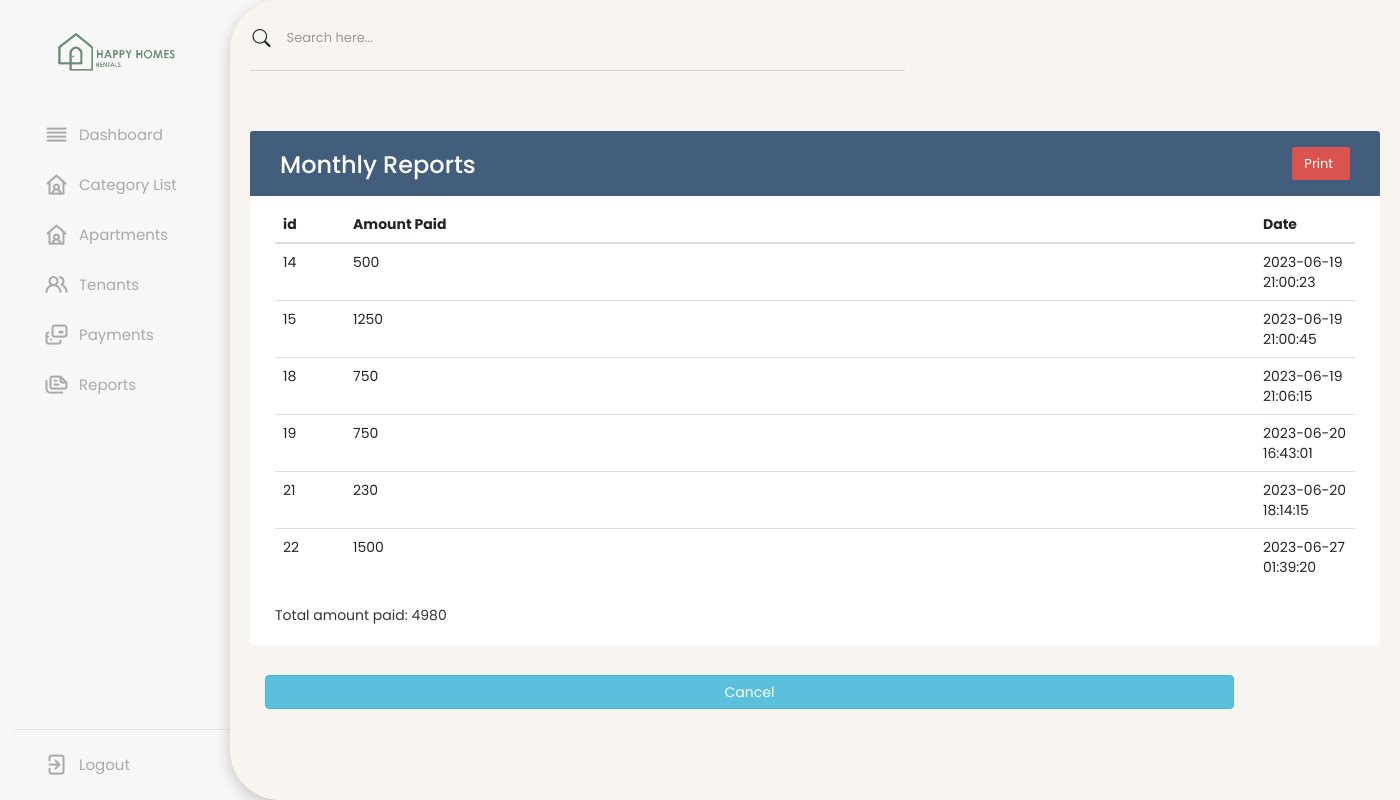
The app's page /month_report.php with its own data.
### tables this page shows
CREATE TABLE `payments` (
  `id` int(30) NOT NULL,
  `tenant_id` int(30) NOT NULL,
  `paid` float NOT NULL,
  `invoice` varchar(50) NOT NULL,
  `date_created` datetime NOT NULL DEFAULT current_timestamp()
);

### month_report.php (the view, shortened to what this page needs)
<!DOCTYPE html>
<html lang="en">
<head>
    <?php include 'extras/header.php'; ?>
</head>
<body>
    <?php include 'extras/nav.php'; ?>
    <section class="dashboard">
        <div class="row justify-content-start align-items-center mb-4">
            <div class="col-auto">
                <div class="input-group search-container">
                    <div class="input-group-prepend">
                        <span class="input-group-text bg-transparent border-0">
                            <i class="bi bi-search text-dark"></i>
                        </span>
                    </div>
                    <input type="text" class="form-control rounded-pill search-input" placeholder="Search here..." aria-label="Search">
                </div>
            </div>
        </div>
        <hr class="separator">
        <?php include "Stored_Data/Get_List/get_payment_list.php"; ?>
        <div class="dash-content">
            <div class="overview">
                <div class="table-responsive">
                    <div class="table-wrapper">
                        <div class="table-title">
                            <div class="row">
                                <div class="col-xs-6">
                                    <h2>Monthly Reports</h2>
                                </div>
                                <div class="col-xs-6">
                                    <a href="month-print.php" id="submitCat" class="btn btn-danger" data-toggle="modal"
                                        data-target="#addModal"><i class="material-icons"></i> <span>Print</span></a>
                                </div>
                            </div>
                        </div>
                        <table id="month_report" class="table table-borderless table-hover">
                            <thead>
                                <tr>
                                    <th>id</th>
                                    <th>Amount Paid</th>
                                    <th>Date</th>
                                </tr>
                            </thead>
                            <tbody>
                                <?php
                                $result = $conn->query("SELECT * FROM payments");
                                if ($result->num_rows > 0) {
                                    while ($row = $result->fetch_assoc()) {
                                        ?>
                                        <tr>
                                            <td>
                                                <?php echo $row['id']; ?>
                                            </td>
                                            <td>
                                                <?php echo $row['paid']; ?>
                                            </td>
                                            <td>
                                                <?php echo $row['date_created']; ?>
                                            </td>
                                        </tr>
                                        <?php
                                    }
                                }
                                ?>
                        </table>
                        <?php
                        $result = mysqli_query($conn, 'SELECT SUM(paid) AS value_sum FROM payments');
                        $row = mysqli_fetch_assoc($result);
                        $sum = $row['value_sum']; ?>
                        <?php echo "Total amount paid: $sum"; ?>
                    </div>
                </div>
            </div>
        </div>
        <div class="container">
            <button type="" class="btn btn-info noprint" style="width: 85%"
                onclick="window.location.replace('reports.php');">Cancel</button>
        </div>
    </section>
</body>
</html>

### extras/header.php (shortened to what this page needs)
<link rel="stylesheet" href="css/style.css">
<link rel="stylesheet" href="css/nested-table.css">
<link rel="stylesheet" href="css/dashboard-style.css">
<link rel="stylesheet" href="css/modal.css">
<link rel="stylesheet" href="https://unicons.iconscout.com/release/v4.0.0/css/line.css">
<link rel="stylesheet" href="https://cdnjs.cloudflare.com/ajax/libs/font-awesome/5.15.4/css/all.min.css">
<link rel="stylesheet" href="https://cdn.jsdelivr.net/npm/bootstrap-icons@1.5.0/font/bootstrap-icons.css">
<link rel="stylesheet" href="https://maxcdn.bootstrapcdn.com/font-awesome/4.7.0/css/font-awesome.min.css">
<link rel="stylesheet" href="https://cdnjs.cloudflare.com/ajax/libs/bootstrap/5.3.0/css/bootstrap.min.css">
<link rel="stylesheet" href="https://stackpath.bootstrapcdn.com/bootstrap/4.5.2/css/bootstrap.min.css">
<link rel="stylesheet" href="https://cdn.jsdelivr.net/npm/bootstrap@5.3.0/dist/css/bootstrap.min.css">
<link rel="stylesheet" href="https://maxcdn.bootstrapcdn.com/bootstrap/3.4.1/css/bootstrap.min.css">
<link rel="stylesheet" href="https://code.jquery.com/ui/1.12.1/themes/base/jquery-ui.css">
<link rel="stylesheet" href="https://cdnjs.cloudflare.com/ajax/libs/select2/4.0.13/css/select2.min.css" />

### extras/nav.php
<nav id="nav-menu">
    <div class="logo-name">
        <div class="logo-image">
            <img src="images/logo.png" alt="">
        </div>
    </div>
    <div class="menu-items">
        <ul class="nav-links">
            <li>
                <a href="dashboard.php">
                    <i class="uil uil-align-justify"></i>
                    <span class="link-name">Dashboard</span>
                </a>
            </li>
            <li>
                <a href="categories.php">
                    <i class="uil uil-house-user"></i>
                    <span class="link-name">Category List</span>
                </a>
            </li>
            <li>
                <a href="apartments.php">
                    <i class="uil uil-house-user"></i>
                    <span class="link-name">Apartments</span>
                </a>
            </li>
            <li>
                <a href="tenants.php">
                    <i class="uil uil-users-alt"></i>
                    <span class="link-name">Tenants</span>
                </a>
            </li>
            <li>
                <a href="payments.php">
                    <i class="uil uil-transaction"></i>
                    <span class="link-name">Payments</span>
                </a>
            </li>
            <li>
                <a href="reports.php">
                    <i class="uil uil-files-landscapes-alt"></i>
                    <span class="link-name">Reports</span>
                </a>
            </li>
        </ul>
        <ul class="logout-mode">
            <li>
                <a href="logout-user.php">
                    <i class="uil uil-signout"></i>
                    <span class="link-name">Logout</span>
                </a>
            </li>
        </ul>
    </div>
</nav>

### css/style.css (style rules this page uses)
* { margin: 0; padding: 0; box-sizing: border-box; font-family: 'Poppins', sans-serif; }
:root { --primary-color: #0E4BF1; --panel-color: #FFF; --text-color: #000; --black-light-color: #707070; --border-color: #e6e5e5; --toggle-color: #DDD; --box1-color: #4DA3FF; --box2-color: #FFE6AC; --box3-color: #E7D1FC; --title-icon-color: #fff; --tran-05: all 0.5s ease; --tran-03: all 0.3s ease; --tran-03: all 0.2s ease; }
body { min-height: 100vh; background-color: #f7f7f7 !important; }
nav { position: absolute; top: 0; left: 0; height: 100%; width: 250px; padding: 10px 14px; background-color: #f7f7f7; transition: var(--tran-05); z-index: 999; }
nav .logo-name { position: absolute; align-items: center; margin-left: -30px; }
nav .logo-image { display: flex; justify-content: center; min-width: 45px; }
nav .logo-image img { width: 50%; margin-top: 20px; }
nav .menu-items { margin-top: 100px; height: calc(100% - 90px); display: flex; flex-direction: column; justify-content: space-between; }
.menu-items li { list-style: none; }
.menu-items li a { display: flex; align-items: center; height: 50px; text-decoration: none; position: relative; }
.menu-items li a i { font-size: 24px; min-width: 45px; height: 100%; display: flex; align-items: center; justify-content: center; color: #a9a9ab; }
.menu-items li a .link-name { font-size: 15px; font-weight: 400; color: #a9a9ab; transition: var(--tran-05); }
.menu-items .logout-mode { padding-top: 10px; border-top: 1px solid var(--border-color); }
.dashboard { position: absolute; left: 230px; background-color: #f8f4f0; min-height: 100vh; width: calc(100% - 230px); padding: 20px; transition: var(--tran-05); z-index: 999; box-shadow: 0px 5px 15px rgba(0, 0, 0, 0.2); border-top-left-radius: 50px; border-bottom-left-radius: 50px; }
.dashboard .dash-content { padding-top: 20px; }

### css/dashboard-style.css (style rules this page uses)
.input-group { width: 100%; }
.search-container { display: flex; align-items: center; position: relative; width: 100%; }
.search-container .input-group-text { padding: 0; }
.separator { border: none; border-top: 1px solid #1e1d3098; width: 58%; margin: 10px 0; position: relative; z-index: 1; }
.input-group-text { background-color: transparent; border: none; padding: 0; }
.search-input { background-color: transparent !important; font-size: 13px !important; padding-left: 45px !important; border: none !important; box-shadow: none !important; outline: none !important; width: 270% !important; height: 35px !important; box-sizing: border-box; }
.bi-search { color: #1e1d30; font-size: 18px; position: absolute; left: 10px; top: 50%; transform: translateY(-50%); }

### css/modal.css (style rules this page uses)
body { color: #566787; background: #f5f5f5; font-family: 'Varela Round', sans-serif; font-size: 13px; }
.table-responsive { margin: 30px 0; }
.table-wrapper { min-width: 900px; background: #fff; padding: 20px 25px; border-radius: 3px; box-shadow: 0 1px 1px rgba(0,0,0,.05); }
.table-title { padding-bottom: 15px; background: #435d7d; color: #fff; padding: 16px 30px; margin: -20px -25px 10px; border-radius: 3px 3px 0 0; }
.table-title h2 { margin: 5px 0 0; font-size: 24px; }
.table-title .btn { color: #fff; float: right; font-size: 13px; border: none; min-width: 50px; border-radius: 2px; border: none; outline: none !important; margin-left: 10px; }
.table-title .btn span { float: left; margin-top: 2px; }
table.table tr th, table.table tr td { border-color: #e9e9e9; padding: 12px 15px; vertical-align: middle; }
table.table tr th:first-child { width: 70px; }
table.table tr th:last-child { width: 100px; }

### records on screen
payments: id "14", paid "500", date_created "2023-06-19 21:00:23"
payments: id "15", paid "1250", date_created "2023-06-19 21:00:45"
payments: id "18", paid "750", date_created "2023-06-19 21:06:15"
payments: id "19", paid "750", date_created "2023-06-20 16:43:01"
payments: id "21", paid "230", date_created "2023-06-20 18:14:15"
payments: id "22", paid "1500", date_created "2023-06-27 01:39:20"

### other values on screen
$sum "4980"
